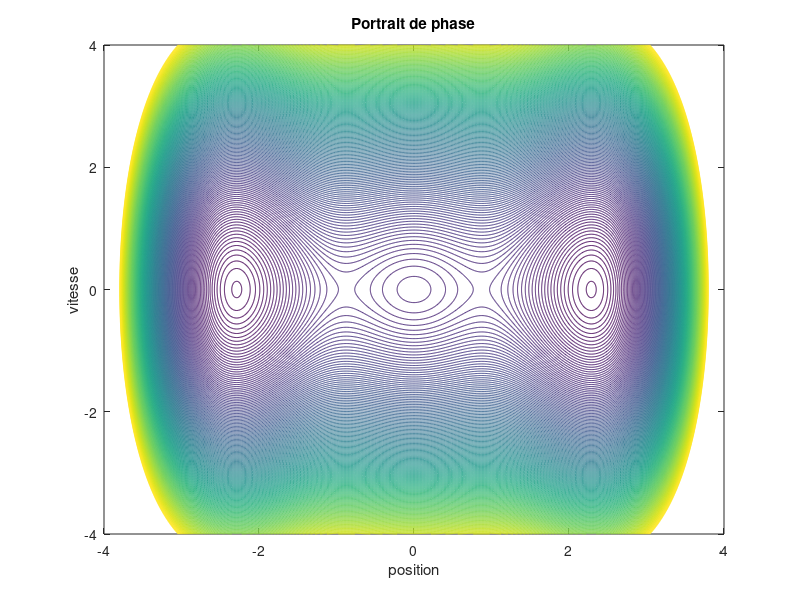

Reproduce this figure in MATLAB. (Note: this script raises an error after producing the figure.)
function matlabinit

%----------------------------------------------------------
%- 1 - Calcul du portrait de phase sans frottements
%----------------------------------------------------------
%Methode 1 (A partir de l'Intégrale Première)
figure(1)
[X,Y]=meshgrid([-4:0.01:4],[-4:0.01:4]);
Z=integprem(X,Y);
contour(X,Y,Z,[-5:0.05:5] )
xlabel('position')
ylabel('vitesse')
title(['Portrait de phase'])

%----------------------------------------------------------
%- 1 - Calcul du portrait de phase avec frottements
%----------------------------------------------------------
%Methode 2 (local)
figure(2)
[XX,YY]=meshgrid([-3:1.5:9],[-4:1:4]);
Z=[XX(:) YY(:)];
portloc(Z,30,0.2,1)
axis([-3 9 -4 4])


%-------------------------------------------------------------
%- 3 - Diagramme de bifurcation
%-------------------------------------------------------------
figure(3)
a=[2*sqrt(2):0.01:sqrt(15)]; %l_0
b=[1:1:3]; %Gamma
Peq=sqrt( -1+sqrt(1+a.^2)-sqrt(-2-2*sqrt(1+a.^2)+a.^2) );
df2dx=-(Peq.^2+1)/((1+Peq.^2).*(1+(Peq.^4)/4));
[X,Y]=meshgrid(a,b);
X=X(:);
Y=Y(:);
D=b.*b+4.*df2dx;
S=b;
P=0;
plot(X(D<0 & S>0),Y(D<0 & S>0),'.c')
hold on
plot(X(D<0 & S<0),Y(D<0 & S<0),'.b')
plot(X(D>0 & P>0 & S>0),Y(D>0 & P>0 & S>0),'.m')
plot(X(D>0 & P>0 & S<0),Y(D>0 & P>0 & S<0),'.r')
plot(X(D>0 & P<0 ),Y(D>0 & P<0 ),'.g')
hold off
title('Diagramme de bifurcation')
xlabel('a')
ylabel('b')



%----------------------------------------------------------
%- 4 - Calcul de la periode (a=0;b=1)
%----------------------------------------------------------
figure(4)
X0=[0:0.01:10];
T=[2*pi];
for i=2:length(X0)
x0=X0(i);
[T]=[T quad(@periode,10^-6,x0-10^-6,[],[],x0)];
end
plot(X0,T,'b')
xlabel('x0')
ylabel('T')
title(['Periode/Amplitude'])


%-------------------------------------------------------------
%Equation du pendule
%-------------------------------------------------------------
function dxdt=pend(t,x,a,b)
dxdt=[x(2);-a*x(2)-b*sin(x(1))];


%-----------------------------------------------------------
%Representation du portrait de phase local
%-----------------------------------------------------------
function portloc(Z,tf,a,b)
for i=1:size(Z,1)
[t,x]=ode45(@pend,[0 tf],Z(i,:),[],a,b);
plot(x(:,1),x(:,2))
hold on
xlabel('position')
ylabel('vitesse')
title(['Portrait de phase'])
end
hold off

%-----------------------------------------------------------
%Integrale premiere
%-----------------------------------------------------------
function z=integprem(x,y)
z=0.5*y.^2 + (1/8)*x.^4 + 0.5*x.^2 - sqrt(15)*sqrt(0.25*x.^4 + 1);

%----------------------------------------------------------
%Fonction a integrer pour la periode 
%----------------------------------------------------------
function y=periode(x,x0)
y=(sqrt(2)*sqrt(1+x.^2))./sqrt( (x0.^4)/8 +(x0.^2)/2 -sqrt(3)*sqrt((x0.^4)/4 + 1) - (x.^4)/8 - (x.^2)/2 + sqrt(3)*sqrt((x.^4)/4 + 1) );


